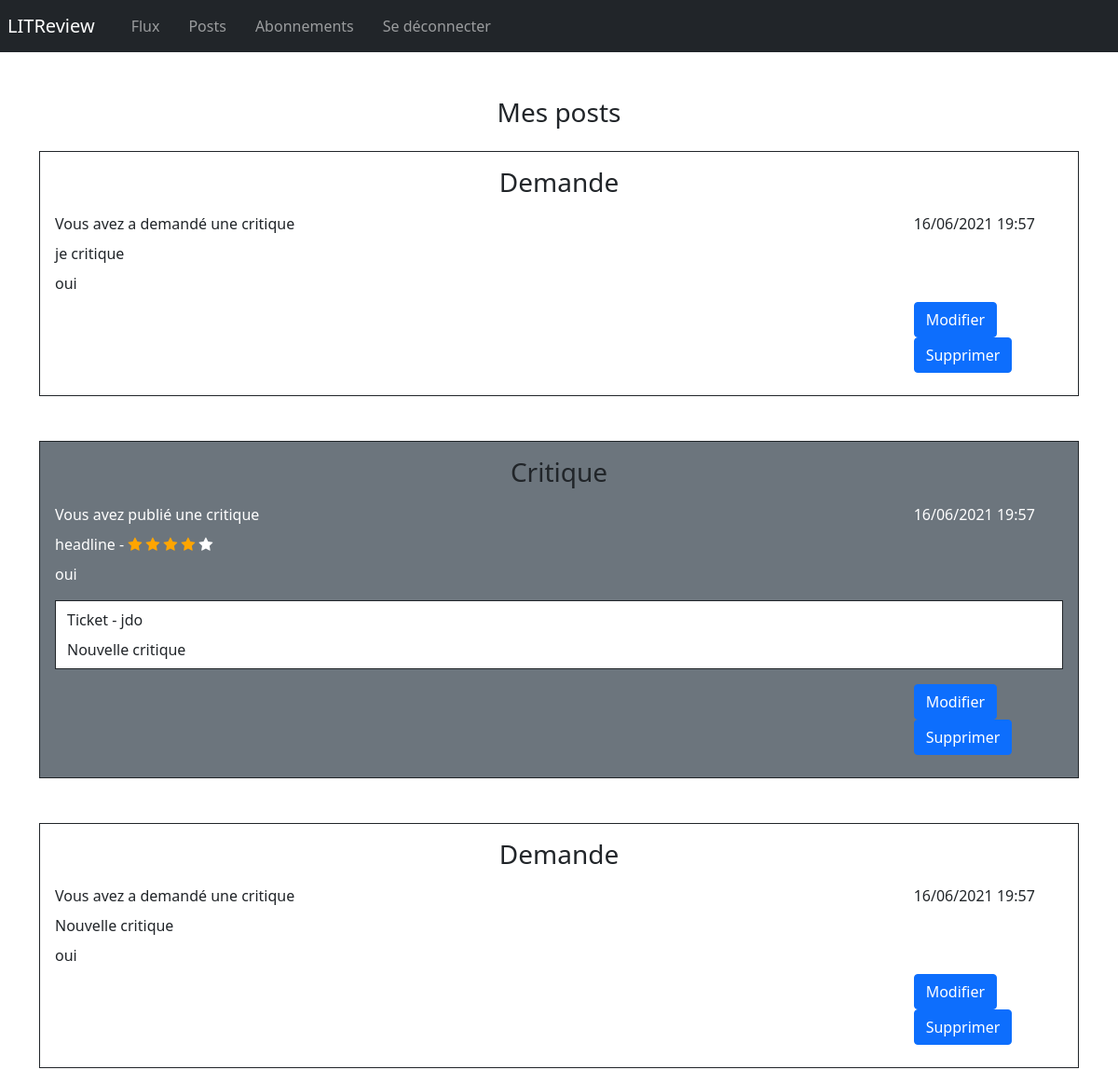
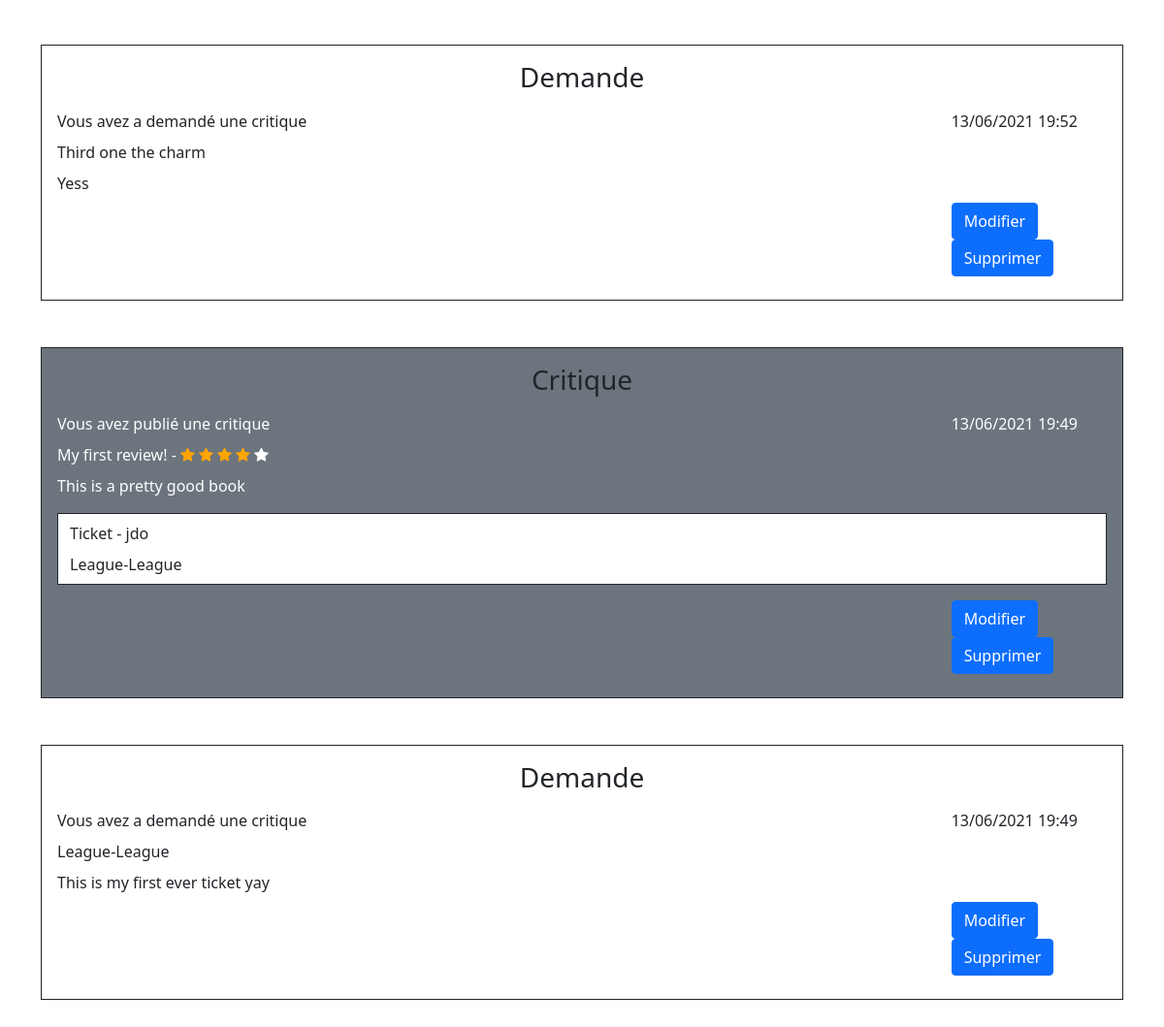
Page /posts (signed in) on the earlier database version (2 pictures, top to bottom).
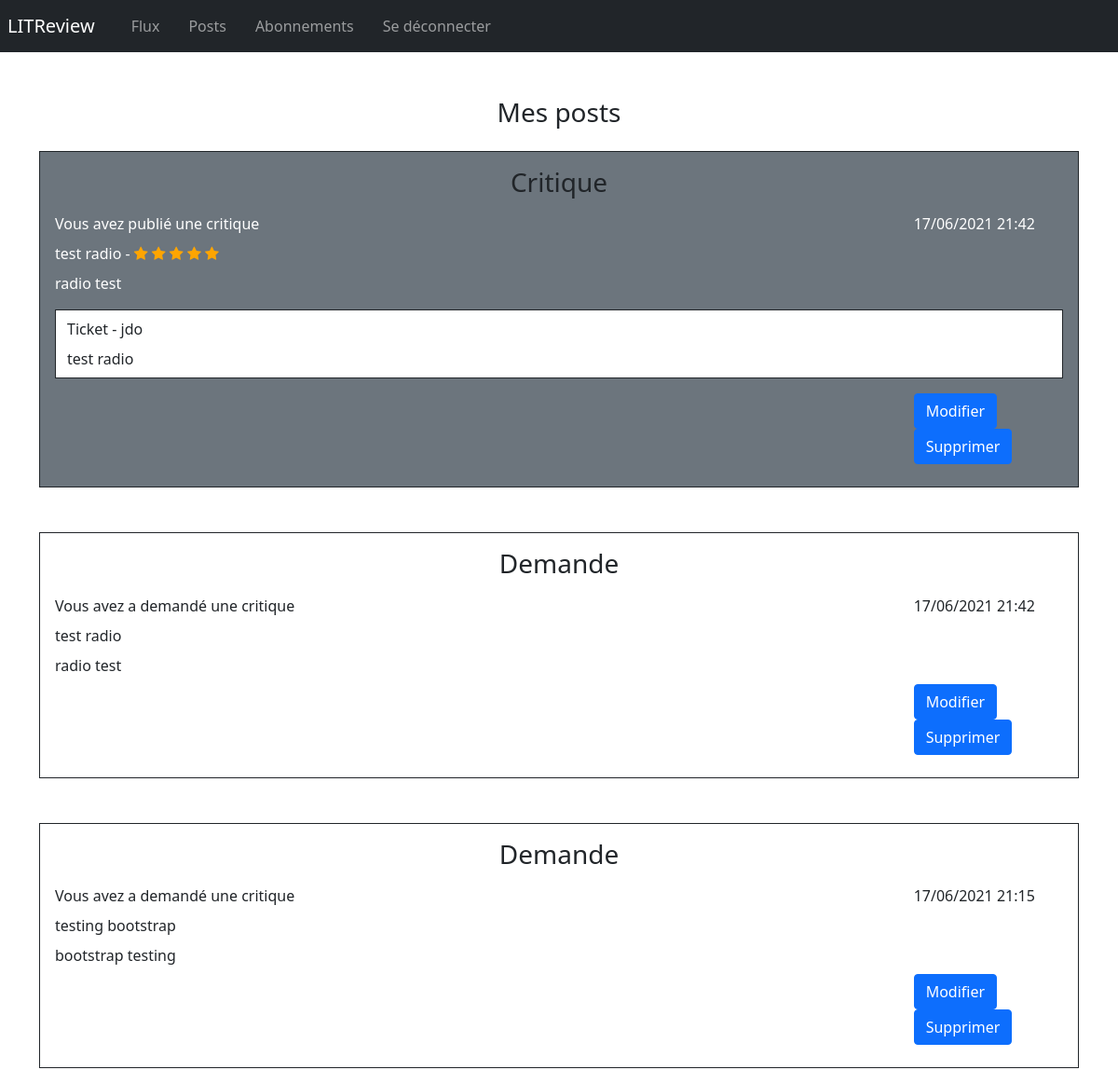
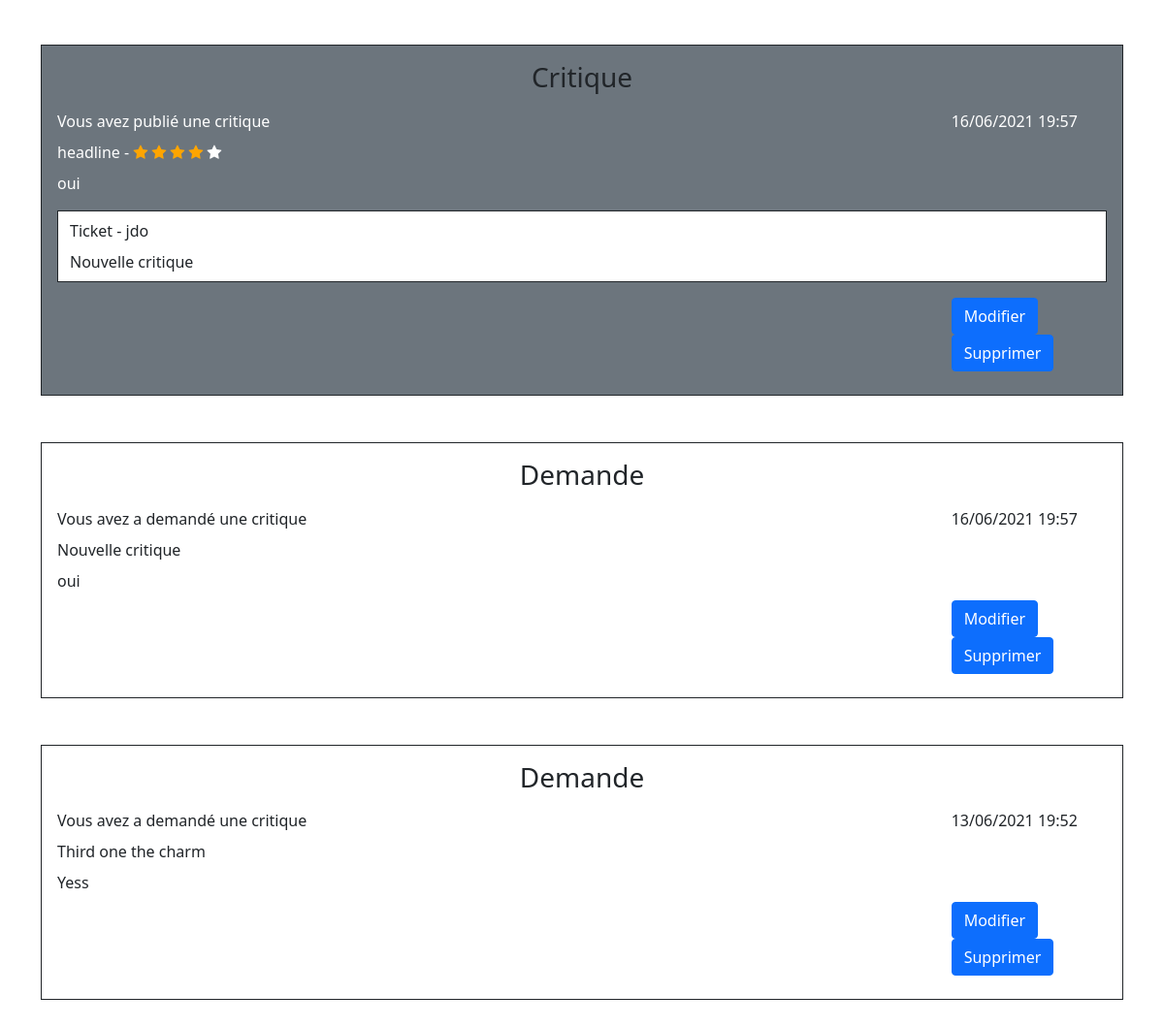
Same page on the later database version (2 pictures, top to bottom).
### p9books/models.py (models this page shows)
class Ticket(models.Model):
    title = models.CharField(max_length=128)
    description = models.TextField(max_length=2048, blank=True)
    user = models.ForeignKey(to=settings.AUTH_USER_MODEL,
                             on_delete=models.CASCADE)
    image = models.ImageField(null=True, blank=True)
    time_created = models.DateTimeField(auto_now_add=True)

class Review(models.Model):
    ticket = models.ForeignKey(to=Ticket, on_delete=models.CASCADE)
    rating = models.PositiveSmallIntegerField(
        validators=[MinValueValidator(0), MaxValueValidator(5)])
    headline = models.CharField(max_length=128)
    body = models.CharField(max_length=8192, blank=True)
    user = models.ForeignKey(
        to=settings.AUTH_USER_MODEL, on_delete=models.CASCADE)
    time_created = models.DateTimeField(auto_now_add=True)

### p9books/views.py (the view)
# urls.py: path('posts', views.posts, name="posts"),
@login_required(login_url='login')
def posts(request):
    user = request.user
    tickets = Ticket.objects.filter(user=user.id)
    reviews = Review.objects.filter(user=user.id)
    combined = sorted(chain(tickets, reviews),
                      key=lambda instance: instance.time_created,
                      reverse=True)
    return render(request, 'posts.html', context={'objects': combined})

### p9books/templates/posts.html (shortened to what this page needs)
{% extends "base.html" %}
{% block content %}
<div class="container d-flex justify-content-center mb-3 mt-5">
    <h3>Mes posts</h3>
</div>
<div class="container">
    {% for obj in objects %}
        {% if obj.title %}
            <div class="container bg-white text-dark border border-dark mb-5 p-3">
                <div class="d-flex justify-content-center text-dark"><h3>Demande</h3></div>
                <div class="row mt-2 mb-2">
                    <div class="col-10">Vous avez a demandé une critique</div>
                    <div class="col-2">{{obj.time_created|date:'d/m/Y H:i'}}</div>
                </div>
                <div class="row mt-2 mb-2">
                    <div class="col-10">{{obj.title}}</div>
                </div>
                <div class="row mt-2 mb-2">
                    <div class="col-10">{{obj.description}}</div>
                </div>
                <div class="row justify-content-end mt-2 mb-2">
                    <div class="col-2">
                        <a href="{% url 'edit-ticket' obj.id %}" class="btn btn-primary">Modifier</a>
                        <a href="{% url 'delete-ticket' obj.id %}" class="btn btn-primary">Supprimer</a>
                    </div>
                </div>
                </div>
        {% else %}
            <div class="container bg-secondary text-white border border-dark mb-5 p-3">
                <div class="d-flex justify-content-center text-dark"><h3>Critique</h3></div>
                <div class="row mt-2 mb-2">
                        <div class="col-10">Vous avez publié une critique</div>
                        <div class="col-2">{{obj.time_created|date:'d/m/Y H:i'}}</div>
                </div>
                <div class="row mt-2 mb-2">
                        <div class="col-10">
                            {{obj.headline}} -
                            {% with ''|center:5 as range %}
                            {% for _ in range %}
                                {% if forloop.counter <= obj.rating %}
                                <span class="fa fa-star checked"></span>
                                {% else %}
                                <span class="fa fa-star"></span>
                                {% endif %}
                            {% endfor %}
                            {% endwith %}
                        </div>
                </div>
                <div class="row mt-2 mb-2">
                        <div class="col-10">{{obj.body}}</div>
                </div>
                <div class="container bg-white text-dark border border-dark mb-3 mt-3">
                    <div class="row mt-2 mb-2">
                        <div class="col-10">Ticket - {{obj.ticket.user}}</div>
                    </div>
                    <div class="row mt-2 mb-2">
                        <div class="col-10">{{obj.ticket.title}}</div>
                    </div>
                </div>
            <div class="row justify-content-end mt-2 mb-2">
                <div class="col-2">
                    <a href="{% url 'edit-review' obj.id %}" class="btn btn-primary">Modifier</a>
                    <a href="{% url 'delete-review' obj.id %}" class="btn btn-primary">Supprimer</a>
                </div>
            </div>
            </div>
        {% endif %}
    {% endfor %}
</div>
{% endblock %}

Differences in the rows shown:
removed Ticket: time_created "16/06/2021 19:57", title "je critique", description "oui"
removed Review: time_created "13/06/2021 19:49", headline "My first review!", rating 4 (drawn), body "This is a pretty good book", ticket.user "jdo", ticket "League-League"
removed Ticket: time_created "13/06/2021 19:49", title "League-League", description "This is my first ever ticket yay"
added Review: time_created "17/06/2021 21:42", headline "test radio", rating 5 (drawn), body "radio test", ticket.user "jdo", ticket "test radio"
added Ticket: time_created "17/06/2021 21:42", title "test radio", description "radio test"
added Ticket: time_created "17/06/2021 21:15", title "testing bootstrap", description "bootstrap testing"
